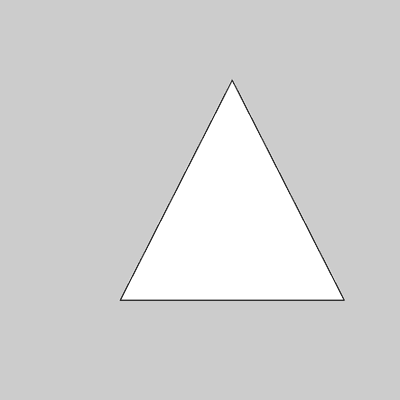
//> input picture Morphological Operations/resources/triangle_.png, 400 x 400 px
$ ./main   (built with g++ and OpenCV 4)
//> lines starting //> are read from the running program, lines starting //| are printed output that depends on the picture; after the words box and inside, x2 and y2 are one past the last pixel; in counts of white or black regions, pixels touching at a corner belong together
#include <cmath>
#include <opencv2/opencv.hpp>
#include <stdio.h>

using namespace cv;

/**
 * @brief Threshold an image given the local gaussian function.
 *
 * @param input_image The input image
 * @param k_size The neighbourhood size [k_size x k_size]
 * @param c the constant substracted from the output value
 * @param variance the Variance of the distribution created from the local neighbourhood
 * @return Mat
 */
Mat gaussianThresholding(Mat input_image, int k_size, int c, int variance)
{
    Mat output_image = Mat(input_image.size(), CV_8U);
    // Define and create a gaussian distribution based on the kernel size
    Mat kernel = Mat(k_size, k_size, CV_32FC1, 0.0);
    for (int k = 0; k < k_size * k_size; k++) {
        double current_neighbourhood_i = (k / k_size) - (k_size / 2);
        double current_neighbourhood_j = (k % k_size) - (k_size / 2);
        double distance_from_center = sqrt((current_neighbourhood_i * current_neighbourhood_i) + (current_neighbourhood_j * current_neighbourhood_j));
        kernel.at<float>(k / k_size, k % k_size) = exp((-1 * distance_from_center * distance_from_center) / (2 * variance * variance));
    }
    double kernel_sum = sum(kernel)[0];

    // Given the gaussian kernel Apply a threshold
    for (int i = k_size / 2; i < input_image.rows - k_size / 2; i += 1) {
        for (int j = k_size / 2; j < input_image.cols - k_size / 2; j += 1) {
            float mean_sum = 0;
            for (int k = 0; k < k_size * k_size; k++) {
                mean_sum += input_image.at<uchar>(i + (k / k_size) - k_size / 2, j + (k % k_size) - k_size / 2) * kernel.at<float>(k / k_size, k % k_size);
            }
            float gaussian_mean = (mean_sum / kernel_sum) - c;
            output_image.at<uchar>(i, j) = input_image.at<uchar>(i, j) > gaussian_mean ? 0 : 255;
        }
    }

    return output_image;
}

/**
 * @brief Threshold an image given a scalar value.
 *
 * @param input_image Grayscale input image
 * @param value the value along which to binarize
 * @return Mat
 */
// [16 lines left out: function thresholdValue, not called in this run]

/**
 * @brief Apply an erosion morphological operation to the input image.
 *
 * @param input_image The binary input image
 * @param structural_element Mat denoting the structural element
 * @return Mat
 */
// [36 lines left out: function erosion, not called in this run]

/**
 * @brief Apply a dilation morphological operation to the input image.
 *
 * @param input_image The binary input image
 * @param structural_element Mat denoting the structural element
 * @return Mat
 */
Mat dilation(Mat input_image, Mat structural_element, uchar foreground_value)
{
    //  background pixels = 255
    //  foreground pixels = 0
    Mat output_image = Mat(input_image.size(), CV_8UC1, 255 - foreground_value);

    for (int i = structural_element.rows / 2; i < input_image.rows - structural_element.rows / 2; i++) {
        for (int j = structural_element.cols / 2; j < input_image.cols - structural_element.cols / 2; j++) {
            // Create the neighbourhood of the current pixel
            Mat neighbourhood = Mat(structural_element.size(), CV_8UC1);
            Mat and_result = Mat(structural_element.size(), CV_32SC1);
            for (int k = 0; k < structural_element.rows * structural_element.cols; k++) {
                int current_neighbourhood_i = i + (k / structural_element.rows) - (structural_element.rows / 2);
                int current_neighbourhood_j = j + (k % structural_element.rows) - (structural_element.rows / 2);
                neighbourhood.at<uchar>(k / structural_element.rows, k % structural_element.cols) = input_image.at<uchar>(current_neighbourhood_i, current_neighbourhood_j);
            }
            // Convolve the neighbourhood with the structural element
            int set_sum = sum(neighbourhood)[0];
            // If it is not full background (255) then we have a foreground pixel in the structuring element => dilate
            if (set_sum != ((255 - foreground_value) * structural_element.rows * structural_element.cols)) {
                output_image.at<uchar>(i, j) = foreground_value;
            } else {
                output_image.at<uchar>(i, j) = 255 - foreground_value;
            }
        }
    }

    return output_image;
}

/**
 * @brief Open the image with the given structuring element.
 *
 * @param input_image  binary image
 * @param structuring_element
 * @return Mat
 */
// [7 lines left out: function open, not called in this run]

/**
 * @brief Close the image with the given structuring element.
 *
 * @param input_image binary image
 * @param structuriung_element
 * @return Mat
 */
// [7 lines left out: function close, not called in this run]

/**
 * @brief Complement the binary image.
 *
 * @param input_image
 * @return Mat
 */
Mat complement_image(Mat input_image)
{
    Mat output_image = Mat(input_image.size(), CV_8UC1);

    for (int i = 0; i < input_image.rows; i++) {
        for (int j = 0; j < input_image.cols; j++) {
            if (input_image.at<uchar>(i, j) == 255) {
                output_image.at<uchar>(i, j) = 0;
            } else {
                output_image.at<uchar>(i, j) = 255;
            }
        }
    }

    return output_image;
}
/**
 * @brief Perform a hit or miss operation given the set op.
 *
 * @param input_image Binary input image
 * @param structuring_element_foreground se used to detect foreground
 * @param structuring_element_background se used to detect foreground's border
 * @return Mat
 */
// [36 lines left out: function hit_or_miss, not called in this run]

/**
 * @brief Extract the border of foreground objects
 *
 * @param input_image Binary input image
 * @return Mat
 */
// [7 lines left out: function border_extract, not called in this run]

/**
 * @brief Fill a whole of a given image using a dilation and comparison with the border in original
 *
 * @param input_image The input image
 * @param hole_point A random hole point of the object of interest
 * @return Mat
 */
// [15 lines left out: function hole_filling, not called in this run]

/**
 * @brief Obtain an image component defined with a containing @param component_point
 *
 * @param input_image The binary image
 * @param component_point A point included in the desired component
 * @return Mat
 */
// [33 lines left out: functions connected_component, complement_structuring_element, not called in this run]

/**
 * @brief Create the convex hull of the given foreground objects
 *
 * @param input_image
 * @return Mat the threshould image
 */
// [54 lines left out: function convex_hull, not called in this run]

/**
 * @brief Thin the foreground objects using HMT transform
 *
 * @param input_image the binary image (255 foreground)
 * @param iterations number of iterations of thinning on each side
 * @return Mat
 */
// [67 lines left out: function object_thining, not called in this run]

/**
 * @brief Thicken the foreground objects using HMT transform
 *
 * @param input_image the binary image (255 foreground)
 * @param iterations number of iterations of thickening on each side
 * @return Mat
 */
// [66 lines left out: function object_thickening, not called in this run]

/**
 * @brief Perform a geodesic dilation until convergence.
 *
 * @param marker The starting image with the point in the object
 * @param mask The desired minimum object shape
 * @param structuring_element  The structuring element
 * @return Mat
 */
Mat geodesic_dilation(Mat marker, Mat mask, Mat structuring_element)
{
    Mat last_image = marker.clone();
    Mat output_image = dilation(last_image, structuring_element, 255);
    bitwise_and(output_image, mask, output_image);
    while (sum(output_image - last_image)[0] != 0) {
        last_image = output_image.clone();
        output_image = dilation(last_image, structuring_element, 255);
        bitwise_and(output_image, mask, output_image);
    }

    return output_image;
}

/**
 * @brief Perform a geodesic erosion until convergence.
 *
 * @param marker The starting image with the full object
 * @param mask  The minimum mask of the erosion
 * @param structuring_element Used SE
 * @return Mat
 */
// [13 lines left out: function geodesic_erosion, not called in this run]

/**
 * @brief Reconstruct an image by opening
 *
 * @param input_image Binary image with the desired objects (255 foreground)
 * @param erosion_se The SE of erosion denoting the objects of interest
 * @param dilation_se Dilation SE for the reconstruction using the connecting elements
 * @param erosion_iterations Number of erosion iterations
 * @return Mat
 */
// [12 lines left out: function reconstruction_by_opening, not called in this run]

Mat hole_filling_auto(Mat input_image)
{
    // SE
    Mat structuring_element = Mat(Size(3, 3), CV_32SC1, 255);
    // Create the border of complement
    Mat mask = Mat::zeros(input_image.size(), CV_8UC1);
    for (int i = 0; i < input_image.rows; i++) {
        for (int j = 0; j < input_image.cols; j++) {
            if (i == 0 || j == 0 || i == input_image.rows - 1 || j == input_image.cols - 1) {
                mask.at<uchar>(i, j) = 255 - input_image.at<uchar>(i, j);
            }
        }
    }
    // Reconstruct the outside of the borders
    Mat image_complement = complement_image(input_image);
    Mat output_image = geodesic_dilation(mask, image_complement, structuring_element);

    return complement_image(output_image);
}

/**
 * @brief Extract the partial objects in the image (which connect to the border)
 *
 * @param input_image the binary image
 * @return Mat the
 */
// [18 lines left out: function border_objects, not called in this run]

int main(int argc, char** argv)
{
    Mat image = imread("../resources/triangle_.png", -1);
//> image is the input picture: 400 rows x 400 cols, CV_8UC3; min 49, max 255, mean 210.8
    Mat grayscale;
    cvtColor(image, grayscale, COLOR_BGR2GRAY);
    Mat gaussian;
    GaussianBlur(grayscale, gaussian, Size(5, 5), 0, 0);
    Mat threshold_image = gaussianThresholding(gaussian, 5, 2, 1);
//> after the loop in gaussianThresholding, `for (int i = k_size / 2; i < input_image.rows - k_size / 2; i += 1)`:
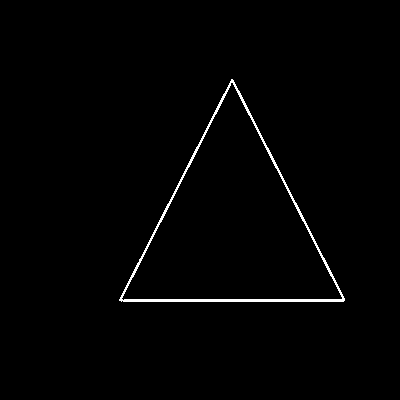
//> output_image: 400 rows x 400 cols, CV_8UC1; 1.2% white in thin lines or dots, all inside (x1, y1, x2, y2) = (119, 79, 345, 302)
    // Mat threshold_image = thresholdValue(gaussian, 225);
    // Mat marker = Mat::zeros(threshold_image.size(), CV_8UC1);
    // Mat structuring_element = Mat(Size(5, 105), CV_32SC1, 255);
    Mat structuring_element = Mat(Size(3, 3), CV_32SC1, 255);
    Mat hole_filled = hole_filling_auto(threshold_image);
//> after the loop in hole_filling_auto, `for (int i = 0; i < input_image.rows; i++)`:
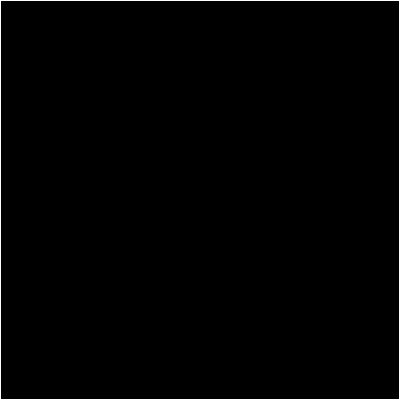
//> mask: 400 rows x 400 cols, CV_8UC1; 1% white in thin lines or dots
//> after the loop in dilation, `for (int i = structural_element.rows / 2; i < input_image.rows - struc..`: output_image: 400 rows x 400 cols, CV_8UC1; 0.99% white in thin lines or dots
//> the loop in geodesic_dilation, `while (sum(output_image - last_image)[0] != 0)` made 179 passes
//> pass 1, in geodesic_dilation, `output_image = dilation(last_image, structuring_element, 255);`:
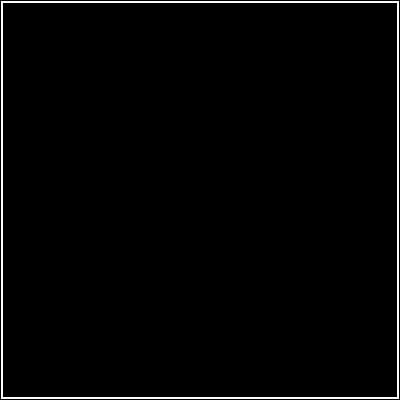
//> output_image: 400 rows x 400 cols, CV_8UC1; 2% white in thin lines or dots
//> pass 2, in geodesic_dilation, `output_image = dilation(last_image, structuring_element, 255);`:
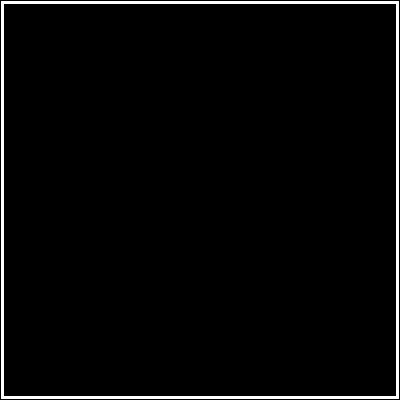
//> output_image: 400 rows x 400 cols, CV_8UC1; 3% white; 1 white region, box (x1, y1, x2, y2) and area: (1, 1, 399, 399) 4740
//> pass 3, in geodesic_dilation, `output_image = dilation(last_image, structuring_element, 255);`:
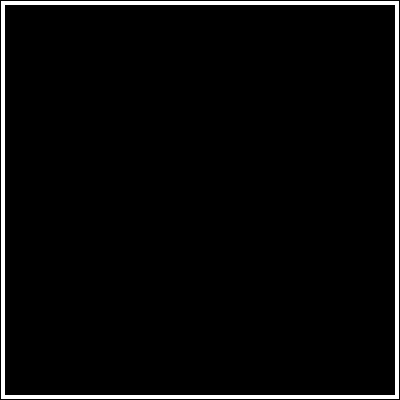
//> output_image: 400 rows x 400 cols, CV_8UC1; 3.9% white; 1 white region, box (x1, y1, x2, y2) and area: (1, 1, 399, 399) 6304
//> after the loop in geodesic_dilation, `while (sum(output_image - last_image)[0] != 0)`:
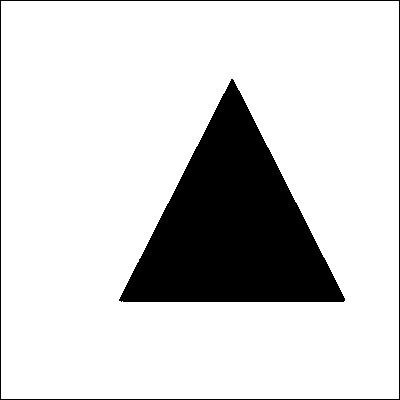
//> last_image: 400 rows x 400 cols, CV_8UC1; 82.9% white; 2 black regions, box (x1, y1, x2, y2) and area: (119, 79, 345, 302) 25699, (0, 0, 400, 400) 1596
    // [11 lines of commented-out code are left out]
    imshow("Original", threshold_image);
    imshow("Result", hole_filled);
    waitKey(0);
    return 0;
}
